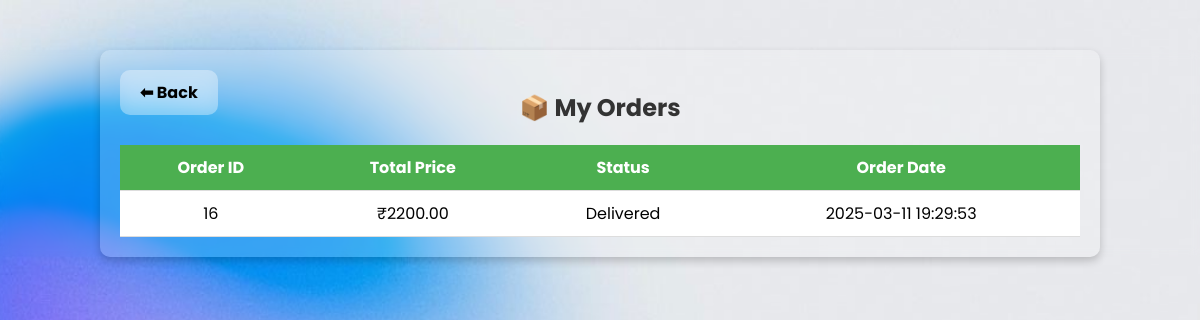
Screenshot of /orders.php (signed in) with the database file from the repository.
### tables this page shows
CREATE TABLE `orders` (
  `id` int(11) NOT NULL,
  `user_id` int(11) NOT NULL,
  `total_price` decimal(10,2) NOT NULL,
  `status` varchar(20) NOT NULL DEFAULT 'Pending',
  `created_at` timestamp NOT NULL DEFAULT current_timestamp(),
  `customer_name` varchar(255) NOT NULL,
  `address` text NOT NULL,
  `phone` varchar(15) NOT NULL
);

### orders.php (the view, shortened to what this page needs)
<?php
include "db.php";
$user_id = $_SESSION['user_id'];
$query = "SELECT * FROM orders WHERE user_id = '$user_id' ORDER BY created_at DESC";
$result = mysqli_query($conn, $query);
?>
<!DOCTYPE html>
<html lang="en">
<head>
</head>
<body>
<div class="container">
    <h2>📦 My Orders</h2>
    <a href="index.php" class="back-btn">⬅ Back</a>
    <table>
        <tr>
            <th>Order ID</th>
            <th>Total Price</th>
            <th>Status</th>
            <th>Order Date</th>
        </tr>
        <?php while ($row = mysqli_fetch_assoc($result)) { ?>
        <tr>
            <td><?php echo $row['id']; ?></td>
            <td>₹<?php echo $row['total_price']; ?></td>
            <td><?php echo ucfirst($row['status']); ?></td>
            <td><?php echo $row['created_at']; ?></td>
        </tr>
        <?php } ?>
    </table>
</div>
</body>
</html>

### orders.php (style rules this page uses)
body { background: linear-gradient(rgba(0, 0, 0, 0), rgba(0, 0, 0, 0)),url('./assets/index.jpg') no-repeat center center/cover; backdrop-filter: blur(5px); background-attachment: fixed; font-family: 'Poppins', sans-serif; text-align: center; background-color: #f0f8ff; margin: 0; padding: 0; }
.container { background: rgba(255, 255, 255, 0.2); backdrop-filter: blur(10px); width: 80%; margin: 50px auto; padding: 20px; box-shadow: 0px 4px 8px rgba(0, 0, 0, 0.2); border-radius: 10px; }
h2 { color: #333; }
table { width: 100%; border-collapse: collapse; margin-top: 20px; background: white; }
th, td { padding: 10px; border-bottom: 1px solid #ddd; }
th { background: #4CAF50; color: white; }
.back-btn { position: absolute; top: 20px; left: 20px; background: rgba(255, 255, 255, 0.3); backdrop-filter: blur(10px); padding: 10px 20px; border-radius: 10px; text-decoration: none; color: black; font-weight: bold; transition: 0.3s; }

### rows the page displays
orders: id "16", total_price "2200.00", status "Delivered", created_at "2025-03-11 19:29:53"
